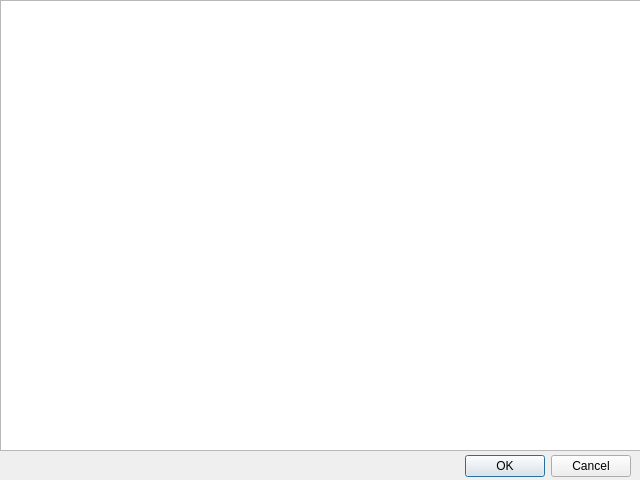
<?xml version="1.0" encoding="UTF-8"?>
<ui version="4.0">
 <class>wegenetzFenster</class>
 <widget class="QDialog" name="wegenetzFenster">
  <property name="geometry">
   <rect>
    <x>0</x>
    <y>0</y>
    <width>640</width>
    <height>480</height>
   </rect>
  </property>
  <property name="windowTitle">
   <string>Dialog</string>
  </property>
  <widget class="QDialogButtonBox" name="buttonBox">
   <property name="geometry">
    <rect>
     <x>10</x>
     <y>450</y>
     <width>621</width>
     <height>32</height>
    </rect>
   </property>
   <property name="orientation">
    <enum>Qt::Orientation::Horizontal</enum>
   </property>
   <property name="standardButtons">
    <set>QDialogButtonBox::StandardButton::Cancel|QDialogButtonBox::StandardButton::Ok</set>
   </property>
  </widget>
  <widget class="QGraphicsView" name="graphicsView">
   <property name="geometry">
    <rect>
     <x>0</x>
     <y>0</y>
     <width>641</width>
     <height>451</height>
    </rect>
   </property>
  </widget>
 </widget>
 <resources/>
 <connections>
  <connection>
   <sender>buttonBox</sender>
   <signal>accepted()</signal>
   <receiver>wegenetzFenster</receiver>
   <slot>accept()</slot>
   <hints>
    <hint type="sourcelabel">
     <x>248</x>
     <y>254</y>
    </hint>
    <hint type="destinationlabel">
     <x>157</x>
     <y>274</y>
    </hint>
   </hints>
  </connection>
  <connection>
   <sender>buttonBox</sender>
   <signal>rejected()</signal>
   <receiver>wegenetzFenster</receiver>
   <slot>reject()</slot>
   <hints>
    <hint type="sourcelabel">
     <x>316</x>
     <y>260</y>
    </hint>
    <hint type="destinationlabel">
     <x>286</x>
     <y>274</y>
    </hint>
   </hints>
  </connection>
 </connections>
</ui>
